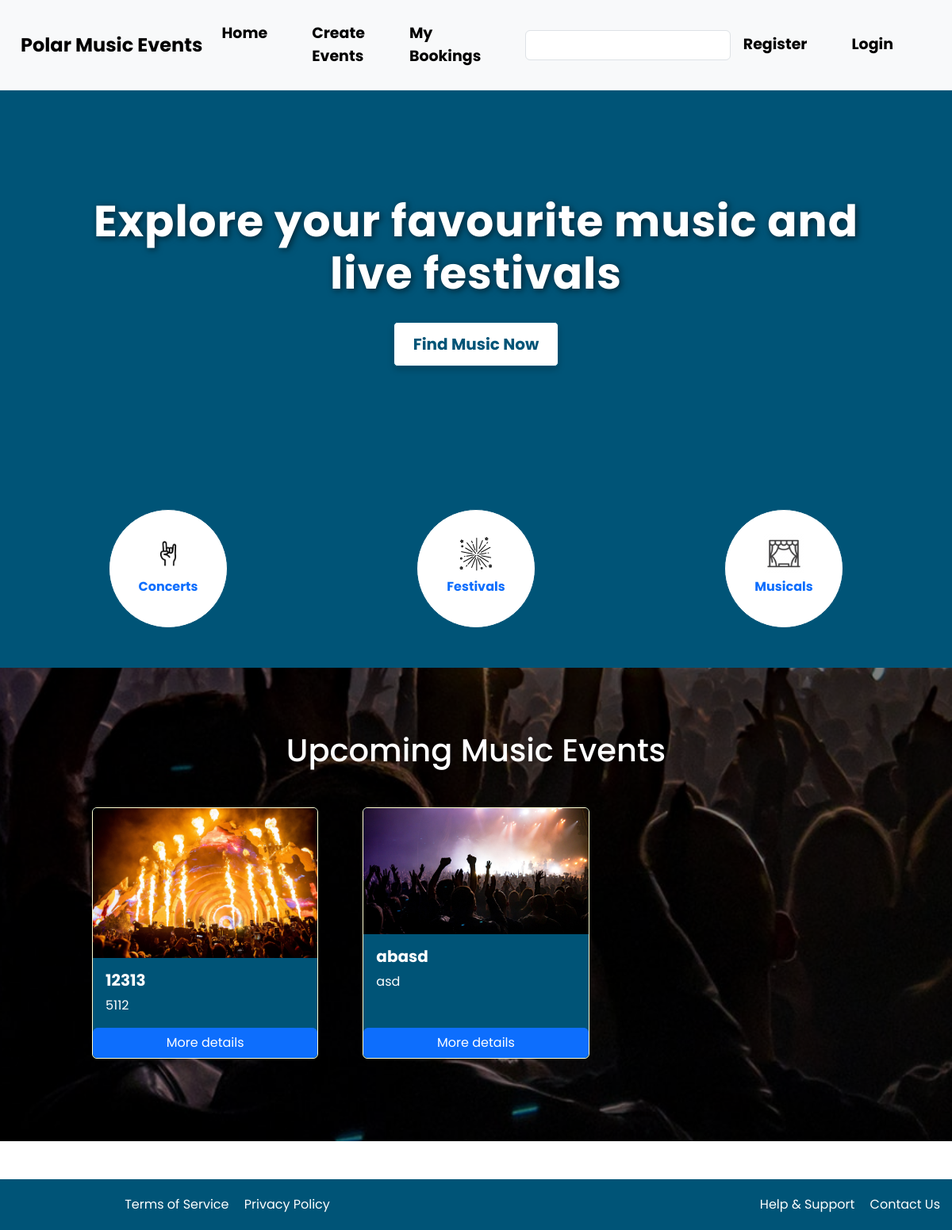
The page / on the database its author committed.
### website/models.py (models this page shows, shortened)
class Event(db.Model):
    __tablename__ = 'events'
    class Status(Enum):
        OPEN = "Open"
        SOLDOUT = "Sold Out"
        CANCELLED = "Cancelled"
        INACTIVE = "Inactive"
    id = db.Column(db.Integer, primary_key=True)
    name = db.Column(db.String(100), nullable=False)
    description = db.Column(db.Text, nullable=False)
    date = db.Column(db.Date, nullable=False)
    start_time=db.Column(db.DateTime, nullable =False)
    end_time =db.Column(db.DateTime, nullable = False)
    venue=db.Column(db.String(100), nullable=False)
    ticket_price=db.Column(db.Integer, nullable = False)
    image=db.Column(db.String(400))
    creator_id = db.Column(db.Integer, db.ForeignKey("users.id"), nullable=False)
    status = db.Column(db.String(20), nullable=False)
    ticket_type=db.Column(db.String(20),nullable=False)
    total_ticket=db.Column(db.Integer, nullable =False)
    datetime=db.Column(db.DateTime,)
    orders = db.relationship('Order', backref='event', lazy=True)
    comments = db.relationship('Comment', backref='event', lazy=True)
    comments = db.relationship('Comment', backref='event', lazy=True)
    orders = db.relationship('Order', backref='event', lazy=True)

### website/views.py (the view)
@main_bp.route('/')
def index():
    event= Event.query.all()
    event = db.session.scalars(db.select(Event)).all()
    return render_template('index.html', event=event)

### website/templates/index.html (shortened to what this page needs)
{% extends "base.html" %}
{% block content %}
<link rel="stylesheet" href="{{ url_for('static', filename='style/Indexstyle.css') }}">
<section class="header-section">
    <div class="container">
        <h1>Explore your favourite music and live festivals</h1>
        <button class="btn FindMusic-btn">Find Music Now</button>
    </div>
</section>
<div class="categories">
    <div class="container text-center">
        <div class="row justify-content-center">
            <div class="col-md-4 col-5">
                <a href="#" class="category-link">
                    <div class="category-item">
                        <img src="{{ url_for('static', filename='img/ConcertIcon.jpg') }}" alt="Concert" class="category-icon">
                        <p>Concerts</p>
                    </div>
                </a>
            </div>
            <div class="col-md-4 col-5">
                <a href="#" class="category-link">
                    <div class="category-item">
                        <img src="{{ url_for('static', filename='img/FestivalIcon.png') }}" alt="Festival" class="category-icon">
                        <p>Festivals</p>
                    </div>
                </a>
            </div>
            <div class="col-md-4 col-5">
                <a href="#" class="category-link">
                    <div class="category-item">
                        <img src="{{ url_for('static', filename='img/MusicalIcon.png') }}" alt="Musicals" class="category-icon">
                        <p>Musicals</p>
                    </div>
                </a>
            </div>
        </div>
    </div>
</div>
<div class="upcoming-events">
    <div class="container">
        <h1 class="text-center mb-5">Upcoming Music Events</h1>
        <div class="row">
            {% if event %}
                {% for event in event %}
                    <div class="col-md-4 mb-4 d-flex align-items-stretch">
                        <div class="card mx-3">
                            <img src="{{ url_for('static', filename='img/' + event.image) }}" class="card-img-top" alt="{{ event.name }}">
                            <div class="card-body">
                                <h5 class="card-title">{{ event.name }}</h5>
                                <p class="card-text">{{ event.description }}</p>
                            </div>
                            <a href="{{ url_for('main.show', id=event.id) }}" class="btn btn-primary">More details</a>
                        </div>
                    </div>
                {% endfor %}
            {% else %}
                <p>No events available.</p>
            {% endif %}
        </div>
    </div>
</div>
{% endblock %}

### website/Static/style/Indexstyle.css (style rules this page uses)
body { overflow-x:auto; font-family: 'Poppins'; margin: 0; padding: 0; text-align: left; width: 100%; box-sizing: border-box; }
.container { max-width: 2000px; margin: 0 auto; padding: 0 0px; }
.header-section { background-color: #005477; color: white; text-align: center; padding: 150px 100px; font-size: 40px; font-weight: bold; position: relative; }
.header-section h1 { font-size: 55px; font-weight: bold; text-shadow: 2px 2px 8px rgba(0, 0, 0, 0.6); letter-spacing: 1px; }
.FindMusic-btn { background-color: white; color: #005477; border-color: #005477; padding: 12px 24px; font-size: 20px; font-weight: bold; margin-top: 20px; transition: all 0.3s ease; border-radius: 5px; box-shadow: 0 4px 8px rgba(0, 0, 0, 0.2); }
.categories { padding: 30px; background-color: #005477; }
.category-item { display: flex; background-color: #ffffff; text-align: center; padding: 30px; border-radius: 50%; border: 1px solid #005477; transition: 0.3s ease; display: inline-block; width: 150px; height: 150px; }
.category-item p { text-align: center; font-weight: bold; margin-top: 5px; font-size: 16px; }
.category-icon { display: block; margin: auto; width: 60px; height: auto; }
.category-item { margin-bottom: 20px; }
.category-icon { width: 50px; height: 50px; }
.upcoming-events { position: relative; background: url('../img/Concertbg.jpg') no-repeat center center fixed; background-size: cover; padding: 80px 100px; }
.upcoming-events::before { content:""; position: absolute; top: 0; left: 0; right: 0; bottom: 0; background: rgba(0, 0, 0, 0.5); z-index: 1; }
.upcoming-events .container { position: relative; z-index: 2; }
.text-center { color: white; }
.card { background-color: #005477; border-color: #fffdd0; }
.card-title { color: white; font-weight: bold; }
.card-text { color:white; }

### rows shown on the page
Event: image (picture), name "12313", description "5112"
Event: image (picture), name "abasd", description "asd"
